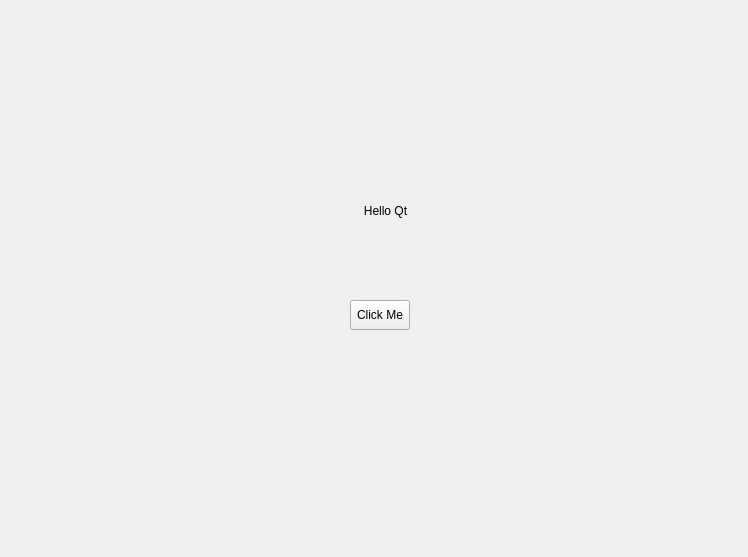
<?xml version="1.0" encoding="UTF-8"?>
<ui version="4.0">
 <class>FirstWidget</class>
 <widget class="QWidget" name="FirstWidget">
  <property name="geometry">
   <rect>
    <x>0</x>
    <y>0</y>
    <width>748</width>
    <height>557</height>
   </rect>
  </property>
  <property name="windowTitle">
   <string>FirstWidget</string>
  </property>
  <property name="styleSheet">
   <string notr="true"/>
  </property>
  <widget class="QLabel" name="label">
   <property name="geometry">
    <rect>
     <x>350</x>
     <y>200</y>
     <width>71</width>
     <height>21</height>
    </rect>
   </property>
   <property name="text">
    <string>Hello Qt</string>
   </property>
   <property name="alignment">
    <set>Qt::AlignCenter</set>
   </property>
  </widget>
  <widget class="QPushButton" name="pushButton">
   <property name="geometry">
    <rect>
     <x>350</x>
     <y>300</y>
     <width>60</width>
     <height>30</height>
    </rect>
   </property>
   <property name="styleSheet">
    <string notr="true"/>
   </property>
   <property name="text">
    <string>Click Me</string>
   </property>
   <property name="flat">
    <bool>false</bool>
   </property>
  </widget>
 </widget>
 <resources/>
 <connections/>
</ui>
